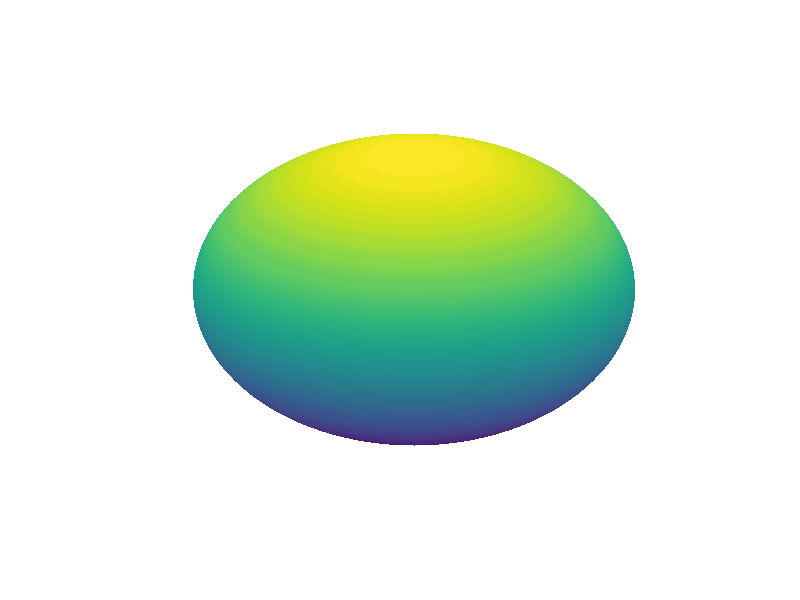

MATLAB code to generate this figure:
t=linspace(0,2*pi,100);
s=linspace(0,pi,100);
R=2
[S,T]=meshgrid(s,t);
x=R.*cos(T).*sin(S);
y=R.*sin(T).*sin(S);
z=R.*cos(S);
axis equal
surf(x,y,z)
shading interp
axis off
